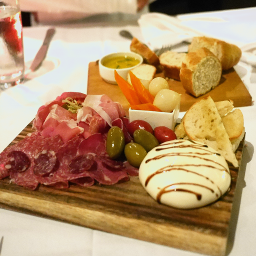
#> input picture Model/python_version/ffmpeg-7.1.1/ffmpeg-7.1.1/tests/reference.pnm, 256 x 256 px
$ python -i sourceCode.py   (imports and definitions only)
#> lines starting #> are read from the running program, lines starting #| are printed output that depends on the picture
'''

Developers: J.Pavitra(N170516)
		    A.Devaki(N170138)
		 	D.Vaishnavi(N170367)
		 	B.Yashwanth(N170612)
		 	CH.Bangaru Raju(N170599)

Date   : 13-06-2022

Algorithm : Retinex-Based Fast Algorithm for Low-Light Image
			Enhancement

Language : Python 3.9

Used Technology : OpenCv

Used Library : OpenCv2

'''

#importing Required Libraries
import cv2
import math
import matplotlib.pyplot as plt

class RBFAlgorithm:

	#Constructor With Parameter Image path
	def __init__(self,imgpath):
		#open img and store it in class member using cv2.imread() method
		self.imagePath=imgpath
		self.inputImage=cv2.imread(imgpath,1)# 1 for color image and 0 for black and white
#> self.inputImage is the input picture: shape (256, 256, 3); mean B, G, R 107.4, 148.4, 183.6
		#store the Dimensions of the image
		self.Rows,self.Columns,self.useless=self.inputImage.shape
#> self.Rows = 256; self.Columns = 256; self.useless = 3
		#converting BGR Color image to grayScale image
		self.grayImg=cv2.cvtColor(self.inputImage,cv2.COLOR_BGR2GRAY)
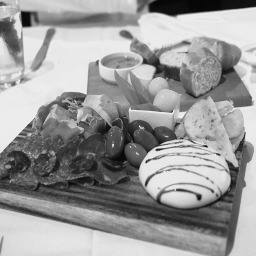
#> self.grayImg: shape (256, 256); min 5, max 242, mean 154.2
		#converting BGR color Image to HSV Image
		self.hsvImg=cv2.cvtColor(self.inputImage,cv2.COLOR_BGR2HSV)
#> self.hsvImg: shape (256, 256, 3); mean H, S, V 23.8, 122.2, 184.3
		#copy the V channel of HSV for further use
		self.vChannel=self.hsvImg[:,:,2].copy()  # h s v  0 -> h , s -> 1 , v -> 2
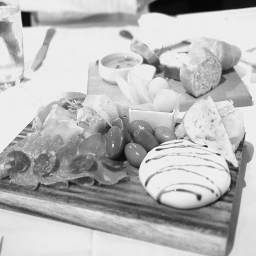
#> self.vChannel: shape (256, 256); min 5, max 249, mean 184.3
		#copy the S Channel of HSV  for further use
		self.sChannel=self.hsvImg[:,:,1].copy()   #
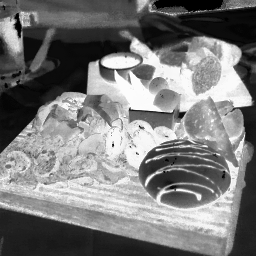
#> self.sChannel: shape (256, 256); min 0, max 255, mean 122.2
		#stores the output Image
		self.outputImage=None

		self.enhancedVChannelImg=None
		self.enhancedSChannelImg=None
		#to count the frequencies of different pixel Values of V channel and S channel of HSV image
		self.grayFreq=[0 for i in range(256)]
		self.sGrayFreq=[0 for i in range(256)]
		'''
			calculating the frequencies of each pixel in two channels

		'''
		for i in range(self.Rows):
			for j in range(self.Columns):
				self.grayFreq[self.vChannel[i][j]]+=1   # here v channel
				self.sGrayFreq[self.sChannel[i][j]]+=1  # s channel frequency


	#To get the maximum Gray level Value from V channel of HSV Image
	# [12 lines left out: functions getVmax, getSmax, not called in this run]

	#to Get the frequency of  V channel PixelValue
	def getFrequency(self,pixelValue):
		return self.grayFreq[pixelValue]

	#to Get the frequency of S channel pixel Value
	def getSFrequency(self,pixelValue):
		return self.sGrayFreq[pixelValue]


	#Mean Gray Value
	# [170 lines left out: functions getMeanGrayValue, getConstant, getEnlargedConstant, getPDF, getCDF, getGamma and 6 more, not called in this run]


	def plotImages(self):
		fig,axs=plt.subplots(2,2)
		axs[0,0].imshow(cv2.cvtColor(self.inputImage, cv2.COLOR_BGR2RGB))
		axs[0, 0].set_title('Original_Image')
		axs[0, 1].set_title('Enhanced_Image')
#> (the run stopped early here; a loop or call above may not have finished)
